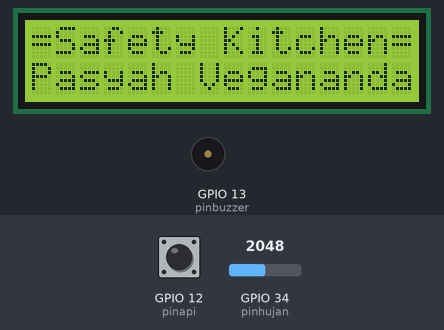
Recording of a sketch running on a simulated ESP32. On the bench: 16×2 character LCD, buzzer (waves = sounding, pin HIGH). The inputs (shaded band) are chosen by the test bench; at power-on: GPIO 12 (pinapi) HIGH, GPIO 34 (pinhujan) = 2048. WiFi joins after 1.5 s; servers stay silent unless stated; uploads are accepted with an empty reply; what the sketch prints to the serial monitor is not drawn.

Above: at 1.6 s.
At 2.7 s:
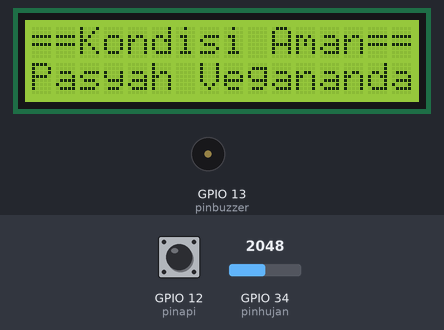

The sketch:

Kebocoran_Pipa_dan_Pendeteksi_Kebakaran.ino
```cpp
#include <WiFi.h>
#include <HTTPClient.h>
#include <LiquidCrystal_I2C.h>
#include <Wire.h>


//Connection Config
#define WIFI_SSID "NAMASSID" //Nama Hostpot
#define WIFI_PASSWORD "PASSSSID" //Kosongi bila tanpa password
WiFiClient Client;

//MYSQL Config
const char* serverName = "http://nama-domain/post-esp-data.php";

//Config Ouput Buzzer dan LCD
LiquidCrystal_I2C lcd(0x27, 16,2);
const int pinbuzzer = 13;

//Config Sensor Api
const int pinapi = 12;
int nilaiapi;

//Config Sensor Air Hujan
const int pinhujan = 34;
int nilaihujan;

//Api dan String
String apiKeyValue = "tPmAT5Ab3j7F9";

//Data Sensor
String sensorName = "NAMASENSOR";
String sensorLocation = "LOKASI";

void ConnectToWiFi() {
  WiFi.begin(WIFI_SSID, WIFI_PASSWORD);
  Serial.print("Menghubungkan Wi-Fi");
  while (WiFi.status() != WL_CONNECTED)
  {
    Serial.print(".");
    delay(300);
  }
  Serial.println();
  Serial.print("terhubung dengan WiFi IP: ");
  Serial.println(WiFi.localIP());
  Serial.println();
}

void setup() {
  Serial.begin(9600);
  WiFi.disconnect();
  ConnectToWiFi();

  pinMode(pinapi, INPUT);
  pinMode (pinhujan, INPUT);
  pinMode(pinbuzzer, OUTPUT);

  //Set up LCD
  lcd.begin();
  lcd.setBacklight(255); // Max
  lcd.setCursor(0,0);
  lcd.print("=Safety Kitchen=");
  lcd.setCursor(0,1);
  lcd.print("Pasyah Vegananda");
  delay(1000);
}

void baca_sensor_api() {
  nilaiapi = digitalRead(pinapi); // 0 & 1
  Serial.print("Deteksi Api: ");
  Serial.println(nilaiapi);
  Serial.println("");
}

void baca_sensor_hujan() {
  nilaihujan = analogRead(pinhujan); // mulai dari 4000
  Serial.print("Tingkat Kebocoran: ");
  Serial.println(nilaihujan);
  Serial.println("");
}

void lcd_penampil() {
lcd.clear();
if (nilaiapi == LOW) // LOW = 0 , ADA API
{
  lcd.clear();
  lcd.setCursor(0,0);
  lcd.print("!Terdeteksi API!");
  lcd.setCursor(0,1);
  lcd.print("Pasyah Vegananda");
  digitalWrite(pinbuzzer, HIGH); // menyala
  delay(1000);
  digitalWrite(pinbuzzer, LOW); // mati
  delay(3000);
}
else if (nilaihujan <= 1000 && nilaiapi == LOW)
{
  lcd.clear();
  lcd.setCursor(0,0);
  lcd.print("Bocor & Ada Api!");
  lcd.setCursor(0,1);
  lcd.print("Pasyah Vegananda");
  digitalWrite(pinbuzzer, HIGH); // menyala
  delay(500);
  digitalWrite(pinbuzzer, LOW); // mati
  delay(1000);
}

else if (nilaihujan <= 1000)
{
  lcd.clear();
  lcd.setCursor(0,0);
  lcd.print("Air Bocor Tipis!");
  lcd.setCursor(0,1);
  lcd.print("Pasyah Vegananda");
}

else if (nilaihujan <= 500)
{
  lcd.clear();
  lcd.setCursor(0,0);
  lcd.print("Air Bocor Deras!");
  lcd.setCursor(0,1);
  lcd.print("Pasyah Vegananda");
}
else {
  lcd.clear();
  lcd.setCursor(0,0);
  lcd.print("==Kondisi Aman==");
  digitalWrite(pinbuzzer, LOW); // mati
  lcd.setCursor(0,1);
  lcd.print("Pasyah Vegananda");
  digitalWrite(pinbuzzer, LOW); // mati
}
}

void kirim_data_http() {

  if(WiFi.status()== WL_CONNECTED){
    WiFiClient client;
    HTTPClient http;

    // Domain id dan path
    http.begin(client, serverName);

    // Specify content-type header
    http.addHeader("Content-Type", "application/x-www-form-urlencoded");

    // Prepare your HTTP POST request data
    String httpRequestData = "api_key=" + apiKeyValue + "&sensor=" + sensorName
                          + "&location=" + sensorLocation + "&value1=" + nilaiapi
                          + "&value2=" + nilaihujan + "";
    Serial.print("httpRequestData: ");


    Serial.println(httpRequestData);


    // Send HTTP POST request
    int httpResponseCode = http.POST(httpRequestData);


    if (httpResponseCode>0) {
      Serial.print("HTTP Response code: ");
      Serial.println(httpResponseCode);
    }
    else {
      Serial.print("Error code: ");
      Serial.println(httpResponseCode);
    }
    http.end();
  }
  else {
    Serial.println("WiFi Disconnected");
  }
  //Send an HTTP POST request tiap 30 detik
  delay(20000);

}

void loop() {
  baca_sensor_api();
  baca_sensor_hujan();
  lcd_penampil();
  kirim_data_http();
  delay(2000);
}
```

Measured:
- what the display in image 0 shows lasts 1.0 s, from 1.6 s to 2.6 s
